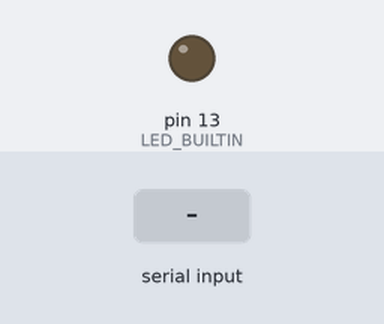
The sketch below on a simulated Arduino Uno, built with avr-gcc and run on an emulated ATmega328P. Shown: output pins drawn as LEDs (lit = HIGH). The test bench sets the inputs (shaded band).

Above: at 1.2 s.
1.3 s: "90,90,90,90,90,1a" received over the second serial link
At 2.1 s:
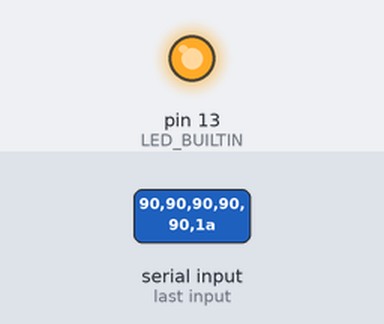
Timing chart, 0 to 4.3 s (numbered marks = the images above; inputs shaded):
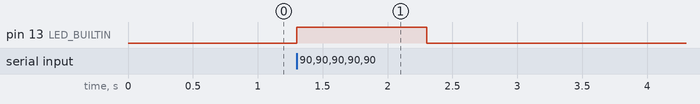

The sketch:

uart2uart.ino
```cpp
#include <avr/io.h>
#include <avr/interrupt.h>
#include <EEPROM.h>
#include <SoftwareSerial.h>
SoftwareSerial mySerial(11, 10); // TX, RX
String str="";

void setup() {
  // put your setup code here, to run once:
  Serial.begin(9600);
  mySerial.begin(9600);
  pinMode(LED_BUILTIN, OUTPUT);
}

void loop() {
  // put your main code here, to run repeatedly:
  if (mySerial.available()) {
    //char c = mySerial.read();
    //str = mySerial.read();
    //str = mySerial.readString();
    str = mySerial.readStringUntil('a');
    //blink();
    if(str == "90,90,90,90,90,1"){
      blink();
      }
    //Serial.println(str);
  }
  }

void blink(){
  digitalWrite(LED_BUILTIN, HIGH);   // turn the LED on (HIGH is the voltage level)
  delay(1000);                       // wait for a second
  digitalWrite(LED_BUILTIN, LOW);    // turn the LED off by making the voltage LOW
  delay(1000);                       // wait for a second
  }
```

Measured:
- after the input at 1.3 s, pin 13 (LED_BUILTIN): LOW → HIGH at once, → LOW 1.0 s later
